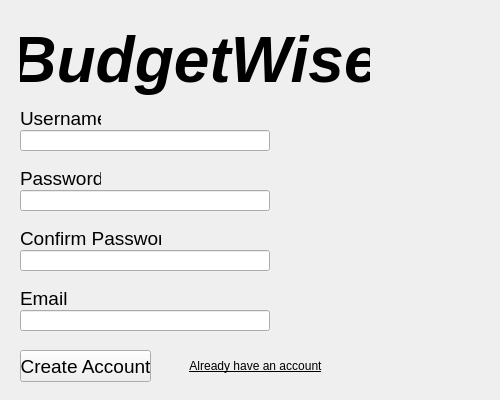
<?xml version="1.0" encoding="UTF-8"?>
<ui version="4.0">
 <class>SignUpWindow</class>
 <widget class="QWidget" name="SignUpWindow">
  <property name="geometry">
   <rect>
    <x>0</x>
    <y>0</y>
    <width>500</width>
    <height>400</height>
   </rect>
  </property>
  <property name="windowTitle">
   <string>Form</string>
  </property>
  <widget class="QLabel" name="usernameLabel">
   <property name="geometry">
    <rect>
     <x>20</x>
     <y>110</y>
     <width>81</width>
     <height>16</height>
    </rect>
   </property>
   <property name="font">
    <font>
     <pointsize>14</pointsize>
    </font>
   </property>
   <property name="text">
    <string>Username </string>
   </property>
  </widget>
  <widget class="QLabel" name="passwordLabel">
   <property name="geometry">
    <rect>
     <x>20</x>
     <y>170</y>
     <width>81</width>
     <height>16</height>
    </rect>
   </property>
   <property name="font">
    <font>
     <pointsize>14</pointsize>
    </font>
   </property>
   <property name="text">
    <string>Password </string>
   </property>
  </widget>
  <widget class="QLabel" name="confirmPasswordLabel">
   <property name="geometry">
    <rect>
     <x>20</x>
     <y>230</y>
     <width>141</width>
     <height>16</height>
    </rect>
   </property>
   <property name="font">
    <font>
     <pointsize>14</pointsize>
    </font>
   </property>
   <property name="text">
    <string>Confirm Password</string>
   </property>
  </widget>
  <widget class="QLineEdit" name="usernameInput">
   <property name="geometry">
    <rect>
     <x>20</x>
     <y>130</y>
     <width>250</width>
     <height>21</height>
    </rect>
   </property>
   <property name="font">
    <font>
     <pointsize>14</pointsize>
    </font>
   </property>
  </widget>
  <widget class="QLineEdit" name="passwordInput">
   <property name="geometry">
    <rect>
     <x>20</x>
     <y>190</y>
     <width>250</width>
     <height>21</height>
    </rect>
   </property>
   <property name="font">
    <font>
     <pointsize>14</pointsize>
    </font>
   </property>
   <property name="echoMode">
    <enum>QLineEdit::Password</enum>
   </property>
  </widget>
  <widget class="QLineEdit" name="confirmPasswordInput">
   <property name="geometry">
    <rect>
     <x>20</x>
     <y>250</y>
     <width>250</width>
     <height>21</height>
    </rect>
   </property>
   <property name="font">
    <font>
     <pointsize>14</pointsize>
    </font>
   </property>
   <property name="echoMode">
    <enum>QLineEdit::Password</enum>
   </property>
  </widget>
  <widget class="QPushButton" name="createAccountButton">
   <property name="geometry">
    <rect>
     <x>20</x>
     <y>350</y>
     <width>131</width>
     <height>32</height>
    </rect>
   </property>
   <property name="font">
    <font>
     <pointsize>14</pointsize>
    </font>
   </property>
   <property name="text">
    <string>Create Account</string>
   </property>
  </widget>
  <widget class="QLabel" name="titleLabel">
   <property name="geometry">
    <rect>
     <x>20</x>
     <y>20</y>
     <width>350</width>
     <height>80</height>
    </rect>
   </property>
   <property name="font">
    <font>
     <pointsize>48</pointsize>
     <italic>true</italic>
     <bold>true</bold>
    </font>
   </property>
   <property name="text">
    <string>BudgetWise</string>
   </property>
   <property name="alignment">
    <set>Qt::AlignCenter</set>
   </property>
  </widget>
  <widget class="QPushButton" name="backButton">
   <property name="geometry">
    <rect>
     <x>160</x>
     <y>350</y>
     <width>191</width>
     <height>32</height>
    </rect>
   </property>
   <property name="font">
    <font>
     <underline>true</underline>
    </font>
   </property>
   <property name="text">
    <string>Already have an account</string>
   </property>
   <property name="flat">
    <bool>true</bool>
   </property>
  </widget>
  <widget class="QLabel" name="passwordStatusLabel">
   <property name="geometry">
    <rect>
     <x>110</x>
     <y>170</y>
     <width>200</width>
     <height>16</height>
    </rect>
   </property>
   <property name="text">
    <string/>
   </property>
  </widget>
  <widget class="QLabel" name="usernameStatusLabel">
   <property name="geometry">
    <rect>
     <x>110</x>
     <y>110</y>
     <width>200</width>
     <height>16</height>
    </rect>
   </property>
   <property name="text">
    <string/>
   </property>
  </widget>
  <widget class="QLabel" name="emailLabel">
   <property name="geometry">
    <rect>
     <x>20</x>
     <y>290</y>
     <width>51</width>
     <height>16</height>
    </rect>
   </property>
   <property name="font">
    <font>
     <pointsize>14</pointsize>
    </font>
   </property>
   <property name="text">
    <string>Email</string>
   </property>
  </widget>
  <widget class="QLineEdit" name="emailInput">
   <property name="geometry">
    <rect>
     <x>20</x>
     <y>310</y>
     <width>250</width>
     <height>21</height>
    </rect>
   </property>
   <property name="font">
    <font>
     <pointsize>14</pointsize>
    </font>
   </property>
   <property name="echoMode">
    <enum>QLineEdit::Normal</enum>
   </property>
  </widget>
 </widget>
 <resources/>
 <connections/>
</ui>
